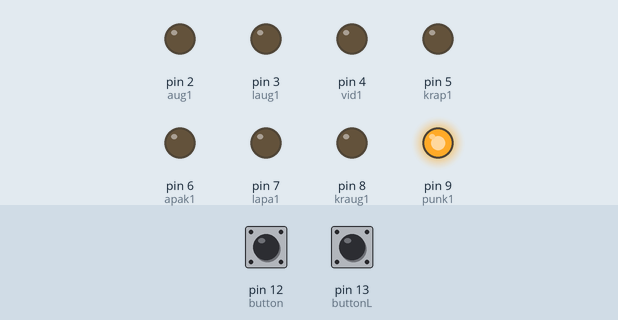
Bench run of a sketch on a simulated Arduino Uno, built with avr-gcc and run on an emulated ATmega328P. On the bench: output pins drawn as LEDs (lit = HIGH). Dashed ring = blinking. The inputs (shaded band) are chosen by the test bench; at power-on: pin 12 (button) LOW, pin 13 (buttonL) LOW.

Above: at 1.2 s.
1.3 s: pin 12 (button) pulled HIGH for 1 s
At 3.3 s:
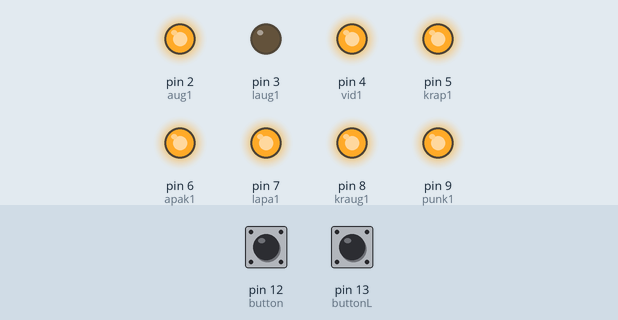
3.8 s: pin 13 (buttonL) pulled HIGH for 3.2 s
At 5.75 s:
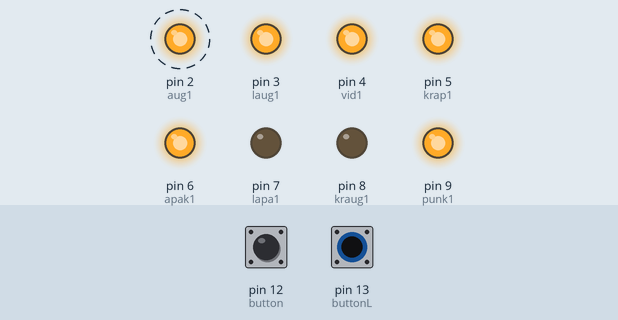
8.5 s: pin 13 (buttonL) pulled HIGH for 0.15 s
At 9.6 s:
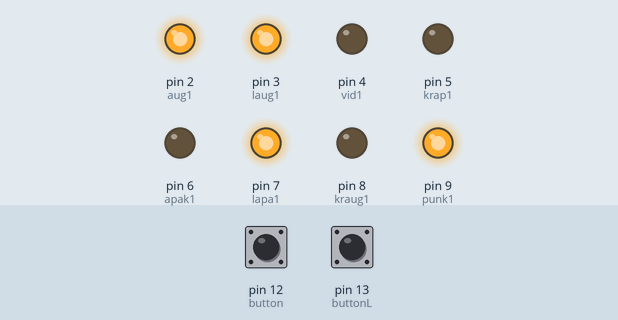
10.2 s: pin 13 (buttonL) pulled HIGH for 1 s
At 11.3 s:
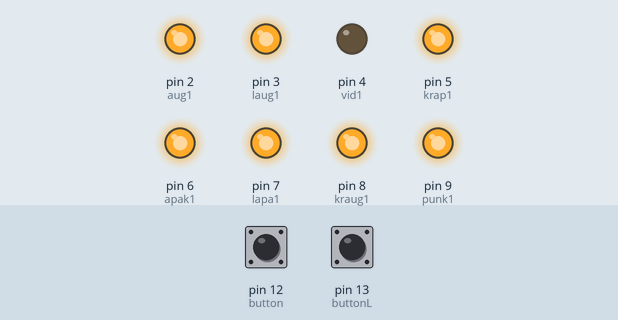
Timing chart, 0 to 13.2 s (numbered marks = the images above; inputs shaded):
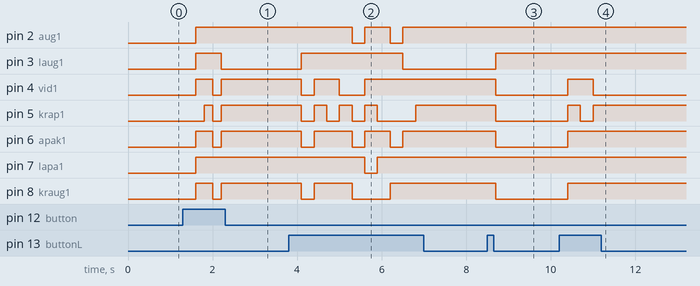

Measured:
- after the input at 1.3 s, pin 2 (aug1), pin 7 (lapa1): LOW → HIGH after 0.30 s; pin 3 (laug1): LOW → HIGH after 0.30 s, → LOW 0.60 s later; pin 4 (vid1), pin 6 (apak1), pin 8 (kraug1): LOW → HIGH after 0.30 s, → LOW 0.40 s later, → HIGH 0.20 s later; pin 5 (krap1): LOW → HIGH after 0.50 s, → LOW 0.20 s later, → HIGH 0.20 s later
- after the input at 3.8 s, pin 2 (aug1): alternates HIGH for 0.60 s and LOW for 0.30 s, 4 changes in all, then stays HIGH, starting after 1.5 s; pin 3 (laug1): LOW → HIGH after 0.30 s, → LOW 2.4 s later
- after the input at 8.5 s, pin 3 (laug1): LOW → HIGH after 0.20 s; pin 4 (vid1), pin 5 (krap1), pin 6 (apak1), pin 8 (kraug1): HIGH → LOW after 0.20 s
- after the input at 10.2 s, pin 4 (vid1): LOW → HIGH after 0.20 s, → LOW 0.60 s later; pin 5 (krap1): LOW → HIGH after 0.20 s, → LOW 0.30 s later, → HIGH 0.30 s later; pin 6 (apak1), pin 8 (kraug1): LOW → HIGH after 0.20 s

The sketch:

pogasuncipars.ino
```cpp
int button=12;
int buttonL=13;
int aug1=2;//a
int vid1=4;//g
int apak1=6;//d
int kraug1=8;//f
int krap1=5;//e
int laug1=3;//b
int lapa1=7;//c
int punk1=9;//dp

int buttonNew;
int buttonState;
int buttonOld;
int Mode=10;
boolean modeChanged = false;
const int NUM_MODES = 10;


void setup() {

 Serial.begin(9600);
  pinMode(button,INPUT);
  pinMode(buttonL,INPUT);
  pinMode(aug1,OUTPUT);
  pinMode(vid1,OUTPUT);
  pinMode(apak1,OUTPUT);
  pinMode(kraug1,OUTPUT);
  pinMode(krap1,OUTPUT);
  pinMode(laug1,OUTPUT);
  pinMode(lapa1,OUTPUT);
  pinMode(punk1,OUTPUT);
  digitalWrite(punk1,HIGH);
}
void loop(){

 buttonOld = digitalRead(button);
 delay(100);
 buttonNew = digitalRead(button);
  if(buttonOld==buttonNew){
    if(buttonOld !=buttonState){
      if(buttonOld==LOW){
        Mode++;
        if(Mode>=NUM_MODES){
          Mode=0;
          }
      modeChanged=true;
      }
    }
  buttonState=buttonOld;
  }
if(modeChanged){
  modeChanged=false;

if(Mode==0){
  digitalWrite(aug1,HIGH);
  digitalWrite(vid1,LOW);
  digitalWrite(apak1,HIGH);
  digitalWrite(kraug1,HIGH);
  digitalWrite(krap1,HIGH);
  digitalWrite(laug1,HIGH);
  digitalWrite(lapa1,HIGH);

  }
if(Mode==1) {
  digitalWrite(aug1,LOW);
  digitalWrite(vid1,LOW);
  digitalWrite(apak1,LOW);
  digitalWrite(kraug1,LOW);
  digitalWrite(krap1,LOW);
  digitalWrite(laug1,HIGH);
  digitalWrite(lapa1,HIGH);

  }
if(Mode==2) {
  digitalWrite(aug1,HIGH);
  digitalWrite(vid1,HIGH);
  digitalWrite(apak1,HIGH);
  digitalWrite(kraug1,LOW);
  digitalWrite(krap1,HIGH);
  digitalWrite(laug1,HIGH);
  digitalWrite(lapa1,LOW);

  }
if(Mode==3) {
  digitalWrite(aug1,HIGH);
  digitalWrite(vid1,HIGH);
  digitalWrite(apak1,HIGH);
  digitalWrite(kraug1,LOW);
  digitalWrite(krap1,LOW);
  digitalWrite(laug1,HIGH);
  digitalWrite(lapa1,HIGH);

  }
if(Mode==4) {
  digitalWrite(aug1,LOW);
  digitalWrite(vid1,HIGH);
  digitalWrite(apak1,LOW);
  digitalWrite(kraug1,HIGH);
  digitalWrite(krap1,LOW);
  digitalWrite(laug1,HIGH);
  digitalWrite(lapa1,HIGH);

  }
if(Mode==5) {
  digitalWrite(aug1,HIGH);
  digitalWrite(vid1,HIGH);
  digitalWrite(apak1,HIGH);
  digitalWrite(kraug1,HIGH);
  digitalWrite(krap1,LOW);
  digitalWrite(laug1,LOW);
  digitalWrite(lapa1,HIGH);

  }
if(Mode==6){
  digitalWrite(aug1,HIGH);
  digitalWrite(vid1,HIGH);
  digitalWrite(apak1,HIGH);
  digitalWrite(kraug1,HIGH);
  digitalWrite(krap1,HIGH);
  digitalWrite(laug1,LOW);
  digitalWrite(lapa1,HIGH);

  }
if(Mode==7){
  digitalWrite(aug1,HIGH);
  digitalWrite(vid1,LOW);
  digitalWrite(apak1,LOW);
  digitalWrite(kraug1,LOW);
  digitalWrite(krap1,LOW);
  digitalWrite(laug1,HIGH);
  digitalWrite(lapa1,HIGH);

  }
if(Mode==8){
  digitalWrite(aug1,HIGH);
  digitalWrite(vid1,HIGH);
  digitalWrite(apak1,HIGH);
  digitalWrite(kraug1,HIGH);
  digitalWrite(krap1,HIGH);
  digitalWrite(laug1,HIGH);
  digitalWrite(lapa1,HIGH);

  }
  if(Mode==9){
    digitalWrite(aug1,HIGH);
    digitalWrite(vid1,HIGH);
    digitalWrite(apak1,HIGH);
    digitalWrite(kraug1,HIGH);
    digitalWrite(krap1,LOW);
    digitalWrite(laug1,HIGH);
    digitalWrite(lapa1,HIGH);
  }
}
 else {
  buttonOld = digitalRead(buttonL);
  delay(100);
  buttonNew = digitalRead(buttonL);
  if(buttonOld==buttonNew){
    if(buttonOld !=buttonState){
      if(buttonOld==LOW){
        Mode--;
        if(Mode>=NUM_MODES){
          Mode=9;
          }
      modeChanged=true;
      }
    }
  buttonState=buttonOld;
  }
  }
if(modeChanged){
  modeChanged=false;

if(Mode==0){
  digitalWrite(aug1,HIGH);
  digitalWrite(vid1,LOW);
  digitalWrite(apak1,HIGH);
  digitalWrite(kraug1,HIGH);
  digitalWrite(krap1,HIGH);
  digitalWrite(laug1,HIGH);
  digitalWrite(lapa1,HIGH);

  }
if(Mode==1) {
  digitalWrite(aug1,LOW);
  digitalWrite(vid1,LOW);
  digitalWrite(apak1,LOW);
  digitalWrite(kraug1,LOW);
  digitalWrite(krap1,LOW);
  digitalWrite(laug1,HIGH);
  digitalWrite(lapa1,HIGH);

  }
if(Mode==2) {
  digitalWrite(aug1,HIGH);
  digitalWrite(vid1,HIGH);
  digitalWrite(apak1,HIGH);
  digitalWrite(kraug1,LOW);
  digitalWrite(krap1,HIGH);
  digitalWrite(laug1,HIGH);
  digitalWrite(lapa1,LOW);

  }
if(Mode==3) {
  digitalWrite(aug1,HIGH);
  digitalWrite(vid1,HIGH);
  digitalWrite(apak1,HIGH);
  digitalWrite(kraug1,LOW);
  digitalWrite(krap1,LOW);
  digitalWrite(laug1,HIGH);
  digitalWrite(lapa1,HIGH);

  }
if(Mode==4) {
  digitalWrite(aug1,LOW);
  digitalWrite(vid1,HIGH);
  digitalWrite(apak1,LOW);
  digitalWrite(kraug1,HIGH);
  digitalWrite(krap1,LOW);
  digitalWrite(laug1,HIGH);
  digitalWrite(lapa1,HIGH);

  }
if(Mode==5) {
  digitalWrite(aug1,HIGH);
  digitalWrite(vid1,HIGH);
  digitalWrite(apak1,HIGH);
  digitalWrite(kraug1,HIGH);
  digitalWrite(krap1,LOW);
  digitalWrite(laug1,LOW);
  digitalWrite(lapa1,HIGH);

  }
if(Mode==6){
  digitalWrite(aug1,HIGH);
  digitalWrite(vid1,HIGH);
  digitalWrite(apak1,HIGH);
  digitalWrite(kraug1,HIGH);
  digitalWrite(krap1,HIGH);
  digitalWrite(laug1,LOW);
  digitalWrite(lapa1,HIGH);

  }
if(Mode==7){
  digitalWrite(aug1,HIGH);
  digitalWrite(vid1,LOW);
  digitalWrite(apak1,LOW);
  digitalWrite(kraug1,LOW);
  digitalWrite(krap1,LOW);
  digitalWrite(laug1,HIGH);
  digitalWrite(lapa1,HIGH);

  }
if(Mode==8){
  digitalWrite(aug1,HIGH);
  digitalWrite(vid1,HIGH);
  digitalWrite(apak1,HIGH);
  digitalWrite(kraug1,HIGH);
  digitalWrite(krap1,HIGH);
  digitalWrite(laug1,HIGH);
  digitalWrite(lapa1,HIGH);

  }
  if(Mode==9){
    digitalWrite(aug1,HIGH);
    digitalWrite(vid1,HIGH);
    digitalWrite(apak1,HIGH);
    digitalWrite(kraug1,HIGH);
    digitalWrite(krap1,LOW);
    digitalWrite(laug1,HIGH);
    digitalWrite(lapa1,HIGH);
  }
  }
  }
```
